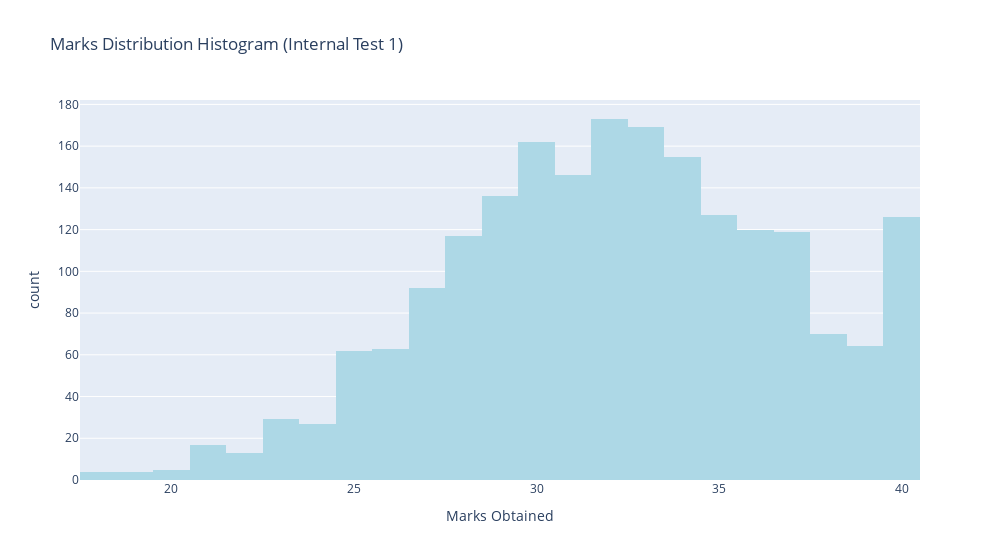

This figure's notebook cell:
### Markdown cell above
#### Histograms

### Code cell
fig1 = px.histogram(students_data,
                        x='internal_test1',
                        nbins=40,
                        title='Marks Distribution Histogram (Internal Test 1)',
                        labels={'internal_test1':'Marks Obtained'},
                        color_discrete_sequence=['lightblue'],
                        width=1000)
fig1.show()

### Figure 1 — Plotly figure (JSON) as saved in the notebook; plotly's stock layout.template omitted (floating-point values rounded to 4 significant figures; data arrays with more than 128 entries replaced by an {"elided": "..."} marker saying what was removed)
{"data": [{"bingroup": "x", "hovertemplate": "Marks Obtained=%{x}<br>count=%{y}<extra></extra>", "legendgroup": "", "marker": {"color": "lightblue", "pattern": {"shape": ""}}, "name": "", "nbinsx": 40, "orientation": "v", "showlegend": false, "type": "histogram", "x": {"elided": "2000 int values"}, "xaxis": "x", "yaxis": "y"}], "layout": {"barmode": "relative", "legend": {"tracegroupgap": 0}, "title": {"text": "Marks Distribution Histogram (Internal Test 1)"}, "width": 1000, "xaxis": {"anchor": "y", "domain": [0, 1], "title": {"text": "Marks Obtained"}}, "yaxis": {"anchor": "x", "domain": [0, 1], "title": {"text": "count"}}}}
